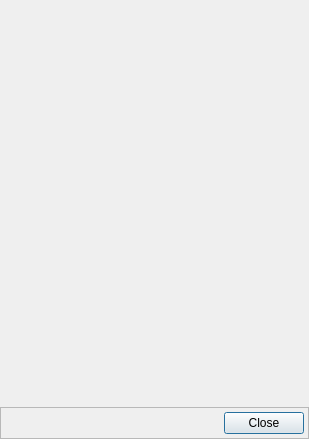
<?xml version="1.0" encoding="UTF-8"?>
<ui version="4.0">
 <class>PaletteEditDialog</class>
 <widget class="QDialog" name="PaletteEditDialog">
  <property name="geometry">
   <rect>
    <x>0</x>
    <y>0</y>
    <width>309</width>
    <height>439</height>
   </rect>
  </property>
  <property name="windowTitle">
   <string>Edit Palette</string>
  </property>
  <layout class="QVBoxLayout" name="verticalLayout_2">
   <property name="spacing">
    <number>2</number>
   </property>
   <property name="leftMargin">
    <number>0</number>
   </property>
   <property name="topMargin">
    <number>0</number>
   </property>
   <property name="rightMargin">
    <number>0</number>
   </property>
   <property name="bottomMargin">
    <number>0</number>
   </property>
   <item>
    <widget class="QFrame" name="frameControls">
     <property name="sizePolicy">
      <sizepolicy hsizetype="Preferred" vsizetype="Expanding">
       <horstretch>0</horstretch>
       <verstretch>0</verstretch>
      </sizepolicy>
     </property>
     <property name="frameShape">
      <enum>QFrame::Shape::NoFrame</enum>
     </property>
     <property name="frameShadow">
      <enum>QFrame::Shadow::Raised</enum>
     </property>
     <layout class="QVBoxLayout" name="verticalLayout">
      <property name="spacing">
       <number>2</number>
      </property>
      <property name="leftMargin">
       <number>4</number>
      </property>
      <property name="topMargin">
       <number>4</number>
      </property>
      <property name="rightMargin">
       <number>4</number>
      </property>
      <property name="bottomMargin">
       <number>4</number>
      </property>
      <item>
       <spacer name="verticalSpacer">
        <property name="orientation">
         <enum>Qt::Orientation::Vertical</enum>
        </property>
        <property name="sizeHint" stdset="0">
         <size>
          <width>20</width>
          <height>40</height>
         </size>
        </property>
       </spacer>
      </item>
     </layout>
    </widget>
   </item>
   <item>
    <widget class="QFrame" name="frame">
     <property name="frameShape">
      <enum>QFrame::Shape::StyledPanel</enum>
     </property>
     <property name="frameShadow">
      <enum>QFrame::Shadow::Raised</enum>
     </property>
     <layout class="QHBoxLayout" name="horizontalLayout">
      <property name="spacing">
       <number>2</number>
      </property>
      <property name="leftMargin">
       <number>4</number>
      </property>
      <property name="topMargin">
       <number>4</number>
      </property>
      <property name="rightMargin">
       <number>4</number>
      </property>
      <property name="bottomMargin">
       <number>4</number>
      </property>
      <item>
       <spacer name="horizontalSpacer">
        <property name="orientation">
         <enum>Qt::Orientation::Horizontal</enum>
        </property>
        <property name="sizeHint" stdset="0">
         <size>
          <width>40</width>
          <height>20</height>
         </size>
        </property>
       </spacer>
      </item>
      <item>
       <widget class="QPushButton" name="buttonClose">
        <property name="text">
         <string>Close</string>
        </property>
       </widget>
      </item>
     </layout>
    </widget>
   </item>
  </layout>
 </widget>
 <resources/>
 <connections>
  <connection>
   <sender>buttonClose</sender>
   <signal>clicked()</signal>
   <receiver>PaletteEditDialog</receiver>
   <slot>hideWithPos()</slot>
   <hints>
    <hint type="sourcelabel">
     <x>224</x>
     <y>372</y>
    </hint>
    <hint type="destinationlabel">
     <x>224</x>
     <y>196</y>
    </hint>
   </hints>
  </connection>
 </connections>
 <slots>
  <slot>hideWithPos()</slot>
 </slots>
</ui>
